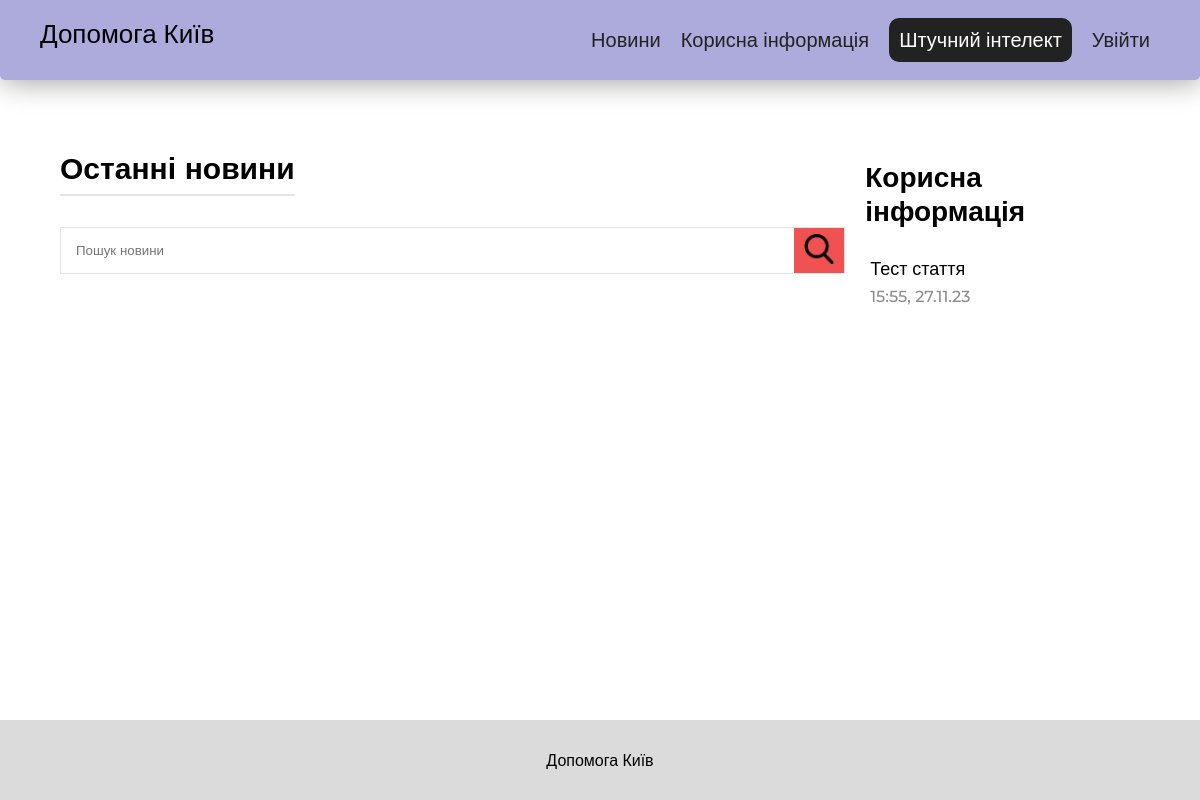
/news, run on an earlier commit of the app's database.
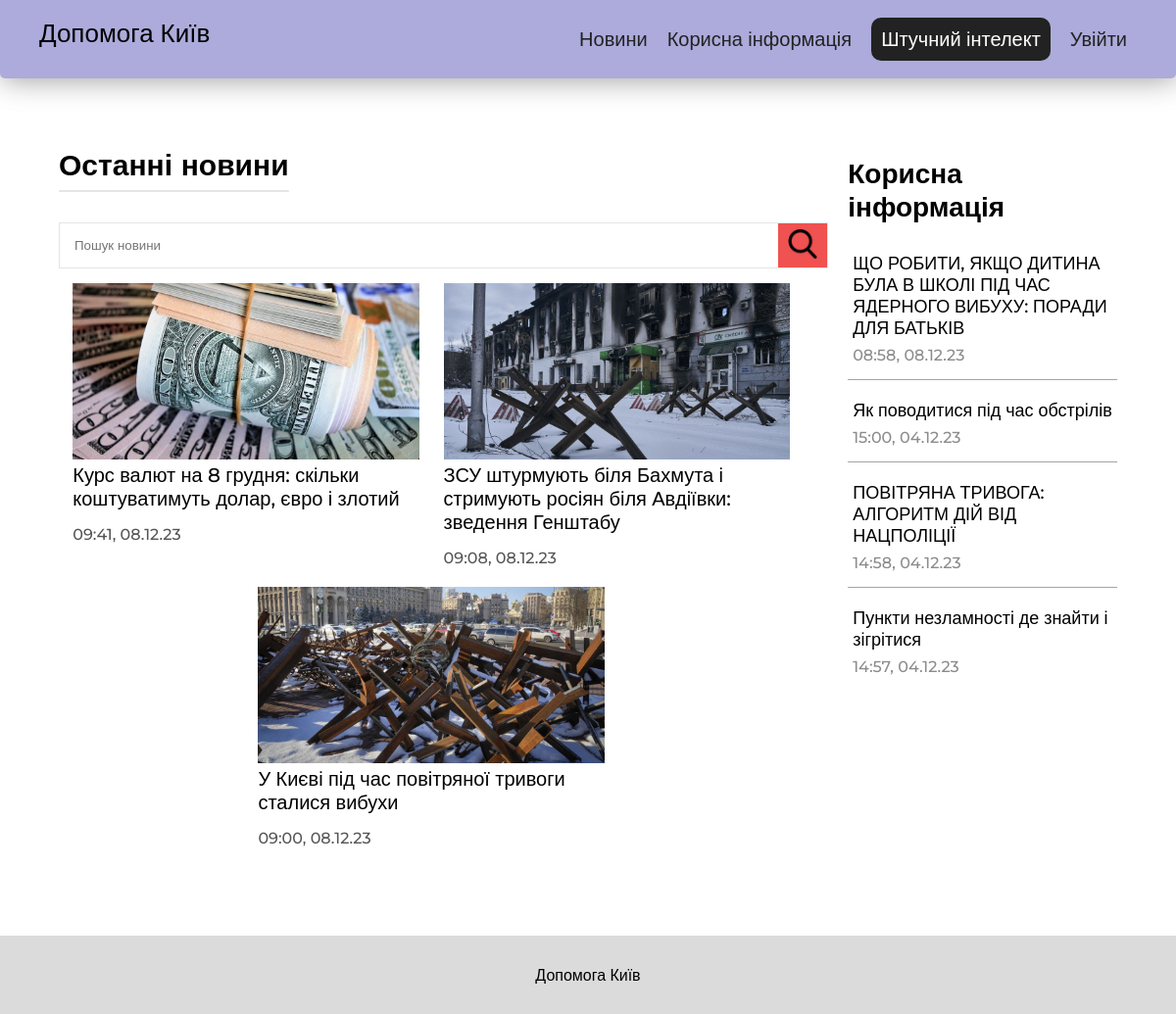
And on a later commit of the database.
### main/models.py (models this page shows, shortened)
class Articles(models.Model):
    author = models.ForeignKey(User, on_delete=models.DO_NOTHING)
    name = models.CharField('Назва', max_length=150)
    content = models.TextField('Зміст')
    icon = models.ImageField('Картинка', upload_to = 'main/static/main/ArticleImgs/')
    date = models.DateTimeField("Дата публікації", auto_now_add=True)
    class Meta:
        verbose_name = 'Стаття'
        verbose_name_plural = 'Статті'

class News(models.Model):
    author = models.ForeignKey(User, on_delete=models.DO_NOTHING)
    name = models.CharField('Назва', max_length=150)
    content = models.TextField('Зміст')
    icon = models.ImageField('Картинка', upload_to = 'main/static/main/ArticleImgs/')
    date = models.DateTimeField("Дата публікації", auto_now_add=True)
    class Meta:
        verbose_name = 'Новина'
        verbose_name_plural = 'Новини'

### main/views.py (the view)
# urls.py: path('news', views.news, name='news'),
def news(request):
    return render(request, 'main/news.html', {"articles": Articles.objects.all().order_by('-date'), "news": News.objects.all().order_by('-date')})

### main/templates/main/news.html (shortened to what this page needs)
{% extends 'main/layout.html' %}
{% load static %}
{% block head %}
<link rel="stylesheet" href="{% static 'main/css/article.css' %}">
<link rel="stylesheet" href="{% static 'main/css/article list.css' %}">
{% endblock %}
{% block content %}
<div class="wrapper">
    <div class="content_sep">
        <section class="articles_part">
            <h1 class="article_list_title">
                Останні новини
            </h1>
            <div class="search_container">
                <form class="search_form" action="{% url 'search-news' %}" method="get">
                    <input class="search_input" type="search" name="q" placeholder="Пошук новини">
                    <button class="search_button" type="submit">
                        <img src="{% static 'main/icons/search.png' %}" alt="">
                    </button>
                </form>
            </div>
            <div class="articles_wrapper">
                {% for new in news %}
                    <a href="{% url 'news-detail' new.id %}" class="article_container">
                        <img src="{{ new.icon.url }}" alt="" class="article_img">
                        <div class="article_title">{{ new.name }}</div>
                        <div class="article_info_wrapper">
                            <div class="article_date">{{ new.date|date:'H:i, d.m.y' }}</div>
                        </div>
                    </a>
                {% endfor %}
            </div>
        </section>
        <div class="sidebar">
            <div class="sidebar_title">
                Корисна інформація
            </div>
            {% for article in articles %}
                <a href="{% url 'articles-detail' article.id %}" class="sidebar_item">
                        <div class="sidebar_item_title">{{ article.name }}</div>
                    <div class="sidebar_item_info">
                        <div class="sidebar_item_date">{{ article.date|date:'H:i, d.m.y' }}</div>
                    </div>
                </a>
            {% endfor %}
        </div>
    </div>
</div>
{% endblock %}

What changed in the data, as far as the page shows it:
removed Articles: name "Тест стаття", date "15:55, 27.11.23"
added News: icon (picture), name "Курс валют на 8 грудня: скільки коштуватимуть долар, євро і злотий", date "09:41, 08.12.23"
added News: icon (picture), name "ЗСУ штурмують біля Бахмута і стримують росіян біля Авдіївки: зведення Генштабу", date "09:08, 08.12.23"
added News: icon (picture), name "У Києві під час повітряної тривоги сталися вибухи", date "09:00, 08.12.23"
added Articles: name "ЩО РОБИТИ, ЯКЩО ДИТИНА БУЛА В ШКОЛІ ПІД ЧАС ЯДЕРНОГО ВИБУХУ: ПОРАДИ ДЛЯ БАТЬКІВ", date "08:58, 08.12.23"
added Articles: name "Як поводитися під час обстрілів", date "15:00, 04.12.23"
added Articles: name "ПОВІТРЯНА ТРИВОГА: АЛГОРИТМ ДІЙ ВІД НАЦПОЛІЦІЇ", date "14:58, 04.12.23"
added Articles: name "Пункти незламності де знайти і зігрітися", date "14:57, 04.12.23"
